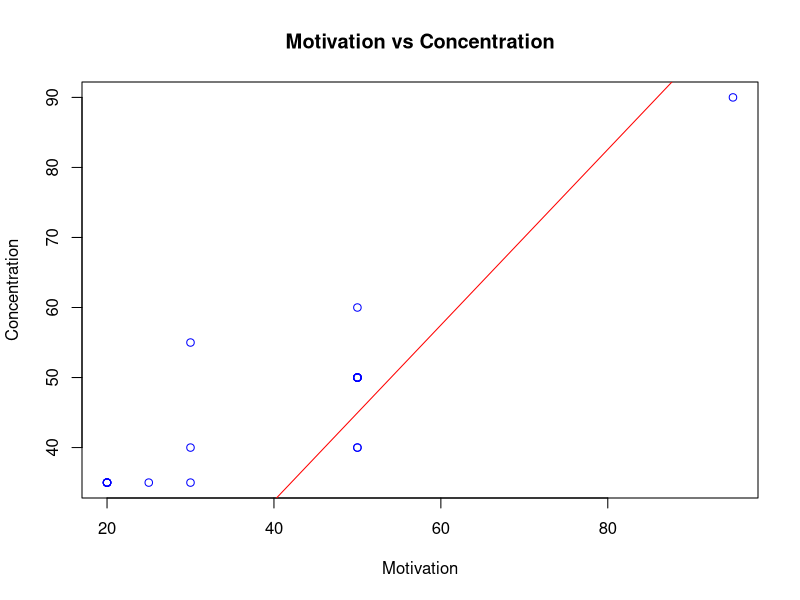
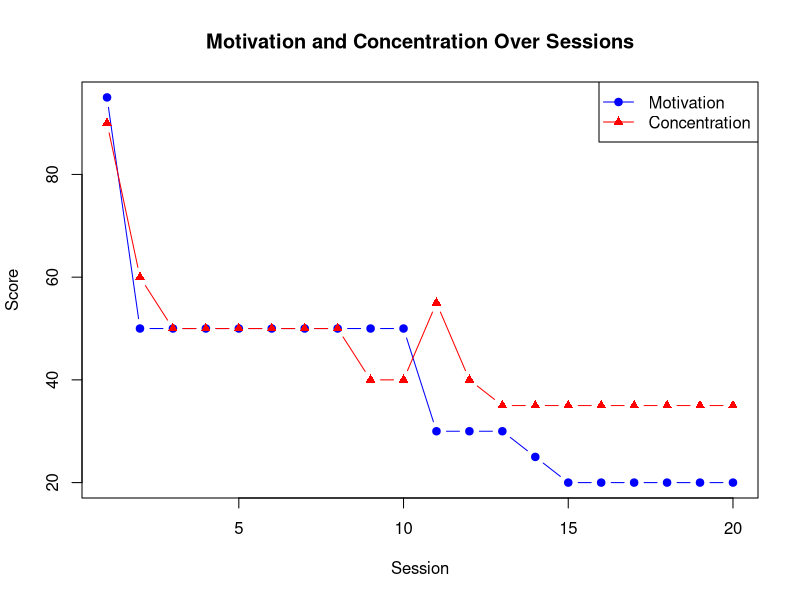

Reproduce these figures in R, in order.
library(tidyverse)
df <- read_csv("project_sheet.csv")
df <- na.omit(df)

cor1 <- cor(df$q11_mot, df$q14_concen)
print(cor1)

lm(df$q11_mot ~ df$q14_concen, data = df) %>% summary()

plot(df$q11_mot, df$q14_concen, xlab = "Motivation", ylab = "Concentration", main = "Motivation vs Concentration", col = "blue")
abline(lm(df$q11_mot ~ df$q14_concen, data = df), col = "red")

# Order the data by session to ensure sessions are sequential
df <- df[order(df$session), ]

# Plot Motivation (q11_mot) across sessions
plot(df$session, df$q11_mot, type = "b", pch = 19, col = "blue",
     xlab = "Session", ylab = "Score",
     main = "Motivation and Concentration Over Sessions",
     ylim = range(c(df$q11_mot, df$q14_concen)))

# Add Concentration (q14_concen) to the same plot
lines(df$session, df$q14_concen, type = "b", pch = 17, col = "red")

# Add a legend
legend("topright", legend = c("Motivation", "Concentration"),
       col = c("blue", "red"), pch = c(19, 17), lty = 1)
